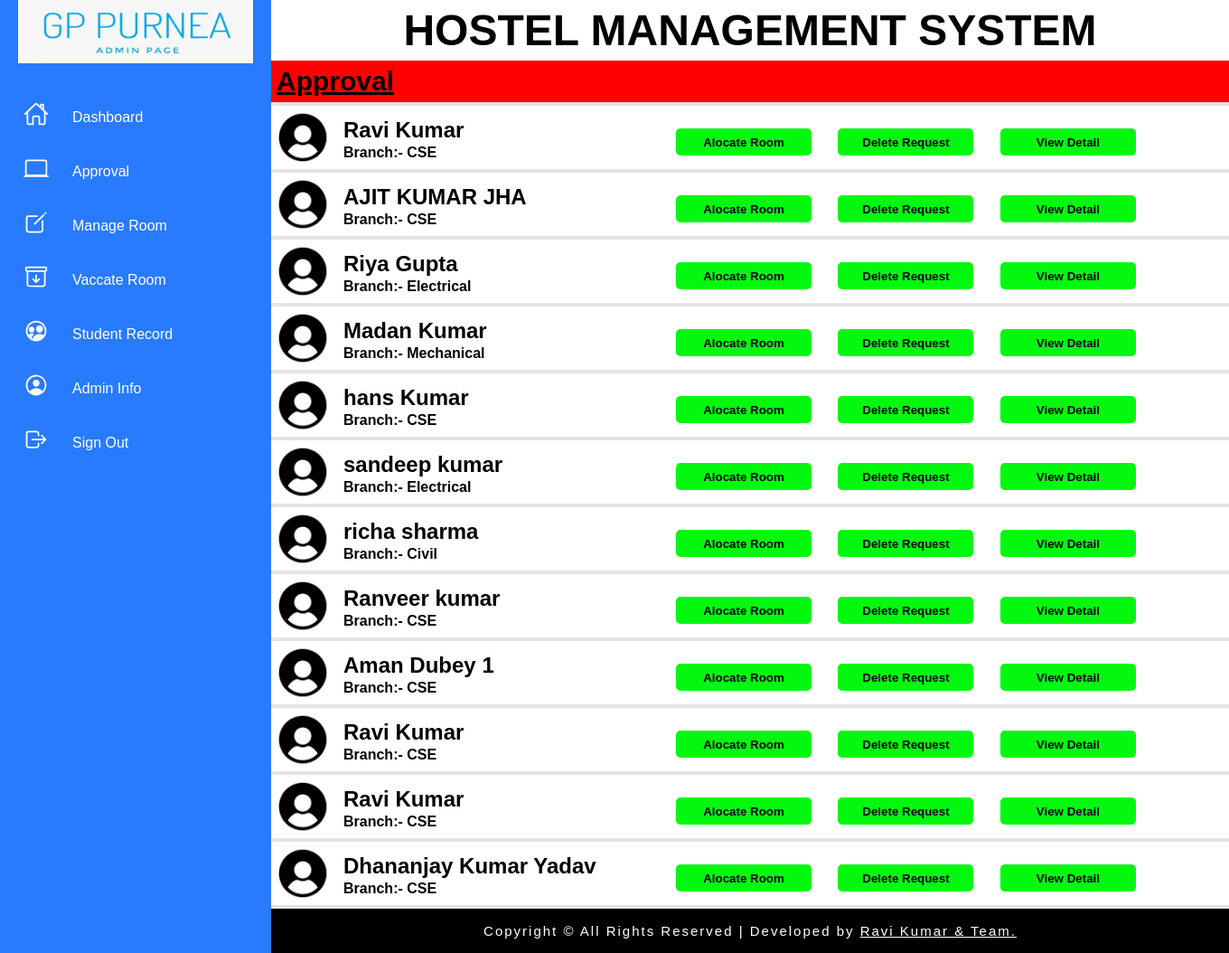
The app's page /admin/approval.php with its own data.
### tables this page shows
CREATE TABLE `student_registration` (
  `id` int(100) NOT NULL,
  `first_name` varchar(100) NOT NULL,
  `middle_name` varchar(100) NOT NULL,
  `last_name` varchar(100) NOT NULL,
  `filename` varchar(1000) NOT NULL,
  `father_name` varchar(100) NOT NULL,
  `gender` varchar(20) NOT NULL,
  `date_of_birth` varchar(100) NOT NULL,
  `roll_no` int(100) NOT NULL,
  `branch` varchar(50) NOT NULL,
  `semester` varchar(50) NOT NULL,
  `session` varchar(20) NOT NULL,
  `mobile` varchar(20) NOT NULL,
  `password` varchar(10) NOT NULL,
  `cpass` varchar(10) NOT NULL,
  `e_mail` varchar(100) NOT NULL,
  `address` varchar(250) NOT NULL,
  `date` varchar(100) NOT NULL,
  `hostel_status` int(11) NOT NULL DEFAULT 0
);

### admin/approval.php (the view, shortened to what this page needs)
<!DOCTYPE html>
<html lang="en">
<head>
    <link rel="stylesheet" href="./stylesheet.css"/>
</head>
<body>
    <?php include("./navigation.php"); ?>
    <div class="dashboard_container">
        <div class="dashoard_name">
            <h1><font size="20px">HOSTEL MANAGEMENT SYSTEM</font></h1>
        </div>
        <div class="approval_name">
            <h1><u>Approval</u></h1>
        </div>
        <?php
            $sql = "SELECT * FROM student_registration where hostel_status=0";
            $result = $conn->query($sql);
            if ($result->num_rows > 0) {
              while($row = $result->fetch_assoc()) {
        ?>
        <div class="user_detail">
            <div class="user">
                <img src="../admin/image/nouser.png">
            </div>
            <div class="name_box">
            <h2 class="name"><?php echo $row['first_name'].' '.$row['middle_name'].' '.$row['last_name']; ?></h2>
            <h4 class="name_1">Branch:- <?php echo $row['branch']?></h4>
            </div >
            <div class="button_allote">
                <button class="allote_button">Alocate Room</button>
                <button class="delete_button">Delete Request</button>
                <button class="view_button">View Detail</button>
            </div>
        </div>
        <?php
                }
            }
            else
            {
            echo "0 results";
            }
        ?>
    </div>
    <?php include("./footer.php"); ?>
</body>
</html>

### admin/navigation.php (shortened to what this page needs)
<div class="container">
        <div class="navigation">
            <ul>
                <li>
                    <a href="#">
                        <span class="title"><img src="./image/college_name_pic.jpg" height="70px" width="260px"></span>
                    </a>
                </li>
                <li>
                    <a href="./index.php">
                        <span class="icon"><ion-icon name="home-outline"></ion-icon></span>
                        <span class="title">Dashboard</span>
                    </a>
                </li>
                <li>
                    <a href="./approval.php">
                        <span class="icon"><ion-icon name="laptop-outline"></ion-icon></span>
                        <span class="title">Approval</span>
                    </a>
                </li>
                <li>
                    <a href="./manage_room.php">
                        <span class="icon"><ion-icon name="create-outline"></ion-icon></span>
                        <span class="title">Manage Room</span>
                    </a>
                </li>
                <li>
                    <a href="./vacant_room.php">
                        <span class="icon"><ion-icon name="archive-outline"></ion-icon></span>
                        <span class="title">Vaccate Room</span>
                    </a>
                </li>
                <li>
                    <a href="./student_record.php">
                        <span class="icon"><ion-icon name="people-circle-outline"></ion-icon>
                        </span>
                        <span class="title">Student Record</span>
                    </a>
                </li>
                <li >
                    <a href="./admin_info.php">
                        <span class="icon"><ion-icon name="person-circle-outline"></ion-icon></span>
                        <span class="title">Admin Info</span>
                    </a>
                </li>
                <li>
                    <a href="../include/logout.php">
                        <span class="icon"><ion-icon name="log-out-outline"></ion-icon></span>
                        <span class="title">Sign Out</span>
                    </a>
                </li>
            </ul>
        </div>
</div>

### admin/footer.php
<footer>
        <p class="footer_class">Copyright &copy; All Rights Reserved | Developed by <a class="a1" href="../team/team.php">Ravi Kumar & Team.</a>
        </p>
</footer>

### admin/stylesheet.css (style rules this page uses)
* { margin: 0; padding: 0; box-sizing: border-box; font-family: 'Ubuntu',sans-serif; }
:root { --blue:#287bff; --white:#fff; --grey:#f5f5f5; --black:#222; --black:#999; }
body { min-height: 100vh; overflow-x: hidden; background-color: rgb(228, 228, 228); }
.container { position: relative; width: 100%; }
.navigation { position: fixed; width: 300px; height: 100%; background-color: var(--blue); border-left: 10px solid var(--blue); transition: 0.5s; overflow: hidden; }
.navigation ul { position: absolute; top: 0; left: 0; width: 100%; }
.navigation ul li { position: relative; width: 100%; list-style: none; border-top-left-radius: 30px; border-bottom-left-radius: 30px; }
.navigation ul li:nth-child(1) { margin-bottom: 40px; pointer-events: none; }
.navigation ul li a { position: relative; display: block; width: 100%; display: flex; text-decoration: none; color: var(--white); }
.icon { position: relative; display: block; min-width: 60px; height: 60px; line-height: 70px; text-align: center; }
.icon ion-icon { font-size: 1.75em; }
.title { position: relative; display: block; padding: 0 10px; height: 60px; line-height: 60px; text-align: start; white-space: nowrap; }
.dashboard_container { margin-left: 300px; }
.dashoard_name { background-color: white; padding: 6px; text-align: center; }
.approval_name { padding: 6px; background-color: red; display: flex !important; margin-bottom: 4px; font-size: 15px; }
.user_detail { width: 100%; background-color: white; padding: 5px; display: flex; flex-direction: row; margin-bottom: 4px; }
.user { position: relative; width: 60px; height: 60px; border-radius: 50%; overflow: hidden; cursor: pointer; }
.user img { position: absolute; top: 0; left: 0; width: 100%; height: 100%; object-fit: cover; }
.name { margin-left:15px; margin-top: 8px; }
.name_1 { margin-left:15px; margin-top: 2px; }
.name_box { width: 358px; }
.button_allote { margin-top: 20px; margin-left: 25px; }
.allote_button { height: 30px; width: 150px; background-color: #02f90f; border: none; border-radius: 5px; font-weight: 700; }
.delete_button { height: 30px; width: 150px; background-color: #02f90f; border: none; border-radius: 5px; font-weight: 700; margin-left: 25px; }
.view_button { height: 30px; width: 150px; background-color: #02f90f; border: none; border-radius: 5px; font-weight: 700; margin-left: 25px; }
footer { left: 0; bottom: 0; width: 100%; padding: 1em 0; text-align: center; background-color: black; margin-left: 150px; }
p.footer_class { font-size: 15px; letter-spacing: 2px; color: #fff; font-weight: 300; }
footer p a { display: inline-block; color: #fff; text-decoration: underline; }

### records on screen
student_registration: first_name "Ravi", last_name "Kumar", branch "CSE"
student_registration: first_name "AJIT", middle_name "KUMAR", last_name "JHA", branch "CSE"
student_registration: first_name "Riya", last_name "Gupta", branch "Electrical"
student_registration: first_name "Madan", last_name "Kumar", branch "Mechanical"
student_registration: first_name "hans", last_name "Kumar", branch "CSE"
student_registration: first_name "sandeep", last_name "kumar", branch "Electrical"
student_registration: first_name "richa", last_name "sharma", branch "Civil"
student_registration: first_name "Ranveer", last_name "kumar", branch "CSE"
student_registration: first_name "Aman", last_name "Dubey 1", branch "CSE"
student_registration: first_name "Ravi", last_name "Kumar", branch "CSE"
student_registration: first_name "Ravi", last_name "Kumar", branch "CSE"
student_registration: first_name "Dhananjay", middle_name "Kumar", last_name "Yadav", branch "CSE"
